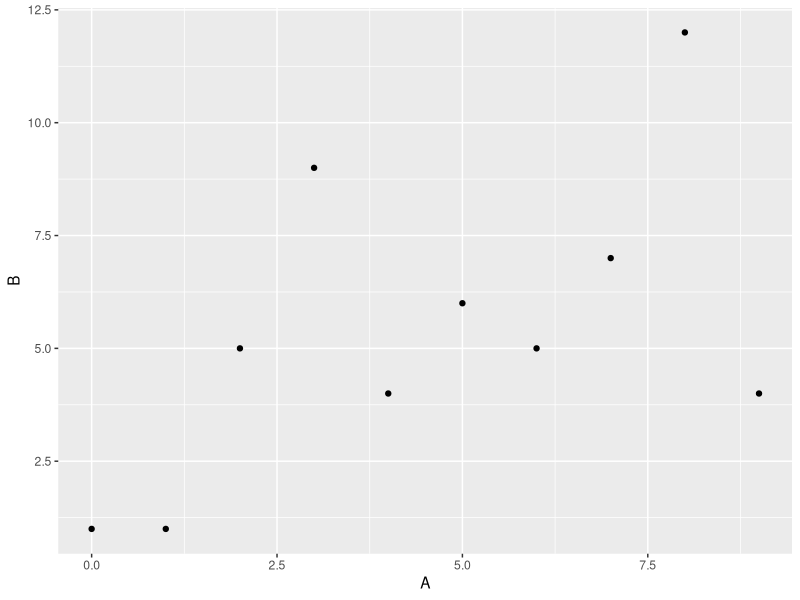

R code for this plot:
## ---- chunk 1
knitr::opts_chunk$set(echo = TRUE)
## ---- chunk 2
library(tidyverse)

dat<-data.frame(A=c(1,2,3,9,8,7,6,5,4,0),
                B=c(1,5,9,4,12,7,5,6,4,1)) %>%
  mutate(C=B*A)

dat

# OK trying to add something?

ah_plot <- ggplot(dat, aes(x = A, y = B)) +
  geom_point()

